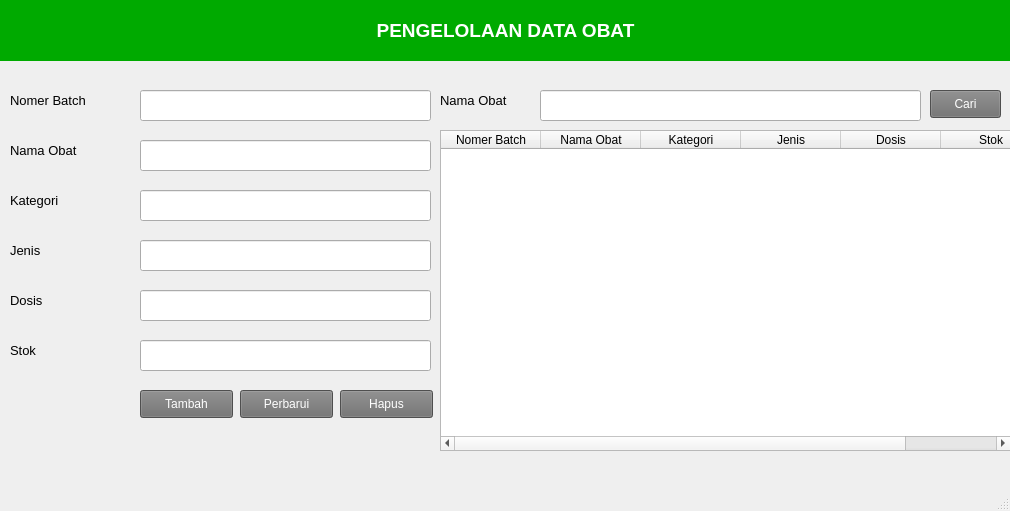
<?xml version="1.0" encoding="UTF-8"?>
<ui version="4.0">
 <class>MainWindow</class>
 <widget class="QMainWindow" name="MainWindow">
  <property name="geometry">
   <rect>
    <x>0</x>
    <y>0</y>
    <width>1010</width>
    <height>511</height>
   </rect>
  </property>
  <property name="windowTitle">
   <string>MainWindow</string>
  </property>
  <widget class="QWidget" name="centralwidget">
   <widget class="QLabel" name="label">
    <property name="geometry">
     <rect>
      <x>0</x>
      <y>0</y>
      <width>1011</width>
      <height>61</height>
     </rect>
    </property>
    <property name="font">
     <font>
      <pointsize>14</pointsize>
      <weight>75</weight>
      <bold>true</bold>
     </font>
    </property>
    <property name="styleSheet">
     <string notr="true">color: rgb(255, 255, 255);
background-color: rgb(0, 170, 0);</string>
    </property>
    <property name="text">
     <string>PENGELOLAAN DATA OBAT</string>
    </property>
    <property name="alignment">
     <set>Qt::AlignCenter</set>
    </property>
   </widget>
   <widget class="QLabel" name="label_2">
    <property name="geometry">
     <rect>
      <x>10</x>
      <y>90</y>
      <width>101</width>
      <height>21</height>
     </rect>
    </property>
    <property name="font">
     <font>
      <pointsize>10</pointsize>
     </font>
    </property>
    <property name="text">
     <string>Nomer Batch</string>
    </property>
   </widget>
   <widget class="QLineEdit" name="editNomer">
    <property name="geometry">
     <rect>
      <x>140</x>
      <y>90</y>
      <width>291</width>
      <height>31</height>
     </rect>
    </property>
    <property name="font">
     <font>
      <pointsize>10</pointsize>
     </font>
    </property>
   </widget>
   <widget class="QLabel" name="label_3">
    <property name="geometry">
     <rect>
      <x>10</x>
      <y>140</y>
      <width>101</width>
      <height>21</height>
     </rect>
    </property>
    <property name="font">
     <font>
      <pointsize>10</pointsize>
     </font>
    </property>
    <property name="text">
     <string>Nama Obat</string>
    </property>
   </widget>
   <widget class="QLabel" name="label_4">
    <property name="geometry">
     <rect>
      <x>10</x>
      <y>190</y>
      <width>101</width>
      <height>21</height>
     </rect>
    </property>
    <property name="font">
     <font>
      <pointsize>10</pointsize>
     </font>
    </property>
    <property name="text">
     <string>Kategori</string>
    </property>
   </widget>
   <widget class="QLabel" name="label_5">
    <property name="geometry">
     <rect>
      <x>10</x>
      <y>240</y>
      <width>101</width>
      <height>21</height>
     </rect>
    </property>
    <property name="font">
     <font>
      <pointsize>10</pointsize>
     </font>
    </property>
    <property name="text">
     <string>Jenis</string>
    </property>
   </widget>
   <widget class="QLabel" name="label_6">
    <property name="geometry">
     <rect>
      <x>10</x>
      <y>290</y>
      <width>101</width>
      <height>21</height>
     </rect>
    </property>
    <property name="font">
     <font>
      <pointsize>10</pointsize>
     </font>
    </property>
    <property name="text">
     <string>Dosis</string>
    </property>
   </widget>
   <widget class="QLabel" name="label_7">
    <property name="geometry">
     <rect>
      <x>10</x>
      <y>340</y>
      <width>101</width>
      <height>21</height>
     </rect>
    </property>
    <property name="font">
     <font>
      <pointsize>10</pointsize>
     </font>
    </property>
    <property name="text">
     <string>Stok</string>
    </property>
   </widget>
   <widget class="QLineEdit" name="editNama">
    <property name="geometry">
     <rect>
      <x>140</x>
      <y>140</y>
      <width>291</width>
      <height>31</height>
     </rect>
    </property>
    <property name="font">
     <font>
      <pointsize>10</pointsize>
     </font>
    </property>
   </widget>
   <widget class="QLineEdit" name="editKategori">
    <property name="geometry">
     <rect>
      <x>140</x>
      <y>190</y>
      <width>291</width>
      <height>31</height>
     </rect>
    </property>
    <property name="font">
     <font>
      <pointsize>10</pointsize>
     </font>
    </property>
   </widget>
   <widget class="QLineEdit" name="editJenis">
    <property name="geometry">
     <rect>
      <x>140</x>
      <y>240</y>
      <width>291</width>
      <height>31</height>
     </rect>
    </property>
    <property name="font">
     <font>
      <pointsize>10</pointsize>
     </font>
    </property>
   </widget>
   <widget class="QLineEdit" name="editDosis">
    <property name="geometry">
     <rect>
      <x>140</x>
      <y>290</y>
      <width>291</width>
      <height>31</height>
     </rect>
    </property>
    <property name="font">
     <font>
      <pointsize>10</pointsize>
     </font>
    </property>
   </widget>
   <widget class="QLineEdit" name="editStok">
    <property name="geometry">
     <rect>
      <x>140</x>
      <y>340</y>
      <width>291</width>
      <height>31</height>
     </rect>
    </property>
    <property name="font">
     <font>
      <pointsize>10</pointsize>
     </font>
    </property>
   </widget>
   <widget class="QPushButton" name="btnTambah">
    <property name="geometry">
     <rect>
      <x>140</x>
      <y>390</y>
      <width>93</width>
      <height>28</height>
     </rect>
    </property>
    <property name="styleSheet">
     <string notr="true">color: rgb(255, 255, 255);
background-color: rgb(111, 111, 111);</string>
    </property>
    <property name="text">
     <string>Tambah</string>
    </property>
   </widget>
   <widget class="QTableWidget" name="tabelObat">
    <property name="geometry">
     <rect>
      <x>440</x>
      <y>130</y>
      <width>571</width>
      <height>321</height>
     </rect>
    </property>
    <property name="editTriggers">
     <set>QAbstractItemView::NoEditTriggers</set>
    </property>
    <property name="selectionMode">
     <enum>QAbstractItemView::SingleSelection</enum>
    </property>
    <property name="selectionBehavior">
     <enum>QAbstractItemView::SelectRows</enum>
    </property>
    <column>
     <property name="text">
      <string>Nomer Batch</string>
     </property>
    </column>
    <column>
     <property name="text">
      <string>Nama Obat</string>
     </property>
    </column>
    <column>
     <property name="text">
      <string>Kategori</string>
     </property>
    </column>
    <column>
     <property name="text">
      <string>Jenis</string>
     </property>
    </column>
    <column>
     <property name="text">
      <string>Dosis</string>
     </property>
    </column>
    <column>
     <property name="text">
      <string>Stok</string>
     </property>
    </column>
   </widget>
   <widget class="QPushButton" name="btnPerbarui">
    <property name="geometry">
     <rect>
      <x>240</x>
      <y>390</y>
      <width>93</width>
      <height>28</height>
     </rect>
    </property>
    <property name="styleSheet">
     <string notr="true">color: rgb(255, 255, 255);
background-color: rgb(111, 111, 111);</string>
    </property>
    <property name="text">
     <string>Perbarui</string>
    </property>
   </widget>
   <widget class="QPushButton" name="btnHapus">
    <property name="geometry">
     <rect>
      <x>340</x>
      <y>390</y>
      <width>93</width>
      <height>28</height>
     </rect>
    </property>
    <property name="styleSheet">
     <string notr="true">color: rgb(255, 255, 255);
background-color: rgb(111, 111, 111);</string>
    </property>
    <property name="text">
     <string>Hapus</string>
    </property>
   </widget>
   <widget class="QLabel" name="label_8">
    <property name="geometry">
     <rect>
      <x>440</x>
      <y>90</y>
      <width>101</width>
      <height>21</height>
     </rect>
    </property>
    <property name="font">
     <font>
      <pointsize>10</pointsize>
     </font>
    </property>
    <property name="text">
     <string>Nama Obat</string>
    </property>
   </widget>
   <widget class="QLineEdit" name="editKataKunci">
    <property name="geometry">
     <rect>
      <x>540</x>
      <y>90</y>
      <width>381</width>
      <height>31</height>
     </rect>
    </property>
    <property name="font">
     <font>
      <pointsize>10</pointsize>
     </font>
    </property>
   </widget>
   <widget class="QPushButton" name="btnCari">
    <property name="geometry">
     <rect>
      <x>930</x>
      <y>90</y>
      <width>71</width>
      <height>28</height>
     </rect>
    </property>
    <property name="styleSheet">
     <string notr="true">color: rgb(255, 255, 255);
background-color: rgb(111, 111, 111);</string>
    </property>
    <property name="text">
     <string>Cari</string>
    </property>
   </widget>
  </widget>
  <widget class="QMenuBar" name="menubar">
   <property name="geometry">
    <rect>
     <x>0</x>
     <y>0</y>
     <width>1010</width>
     <height>26</height>
    </rect>
   </property>
  </widget>
  <widget class="QStatusBar" name="statusbar"/>
 </widget>
 <resources/>
 <connections/>
</ui>
